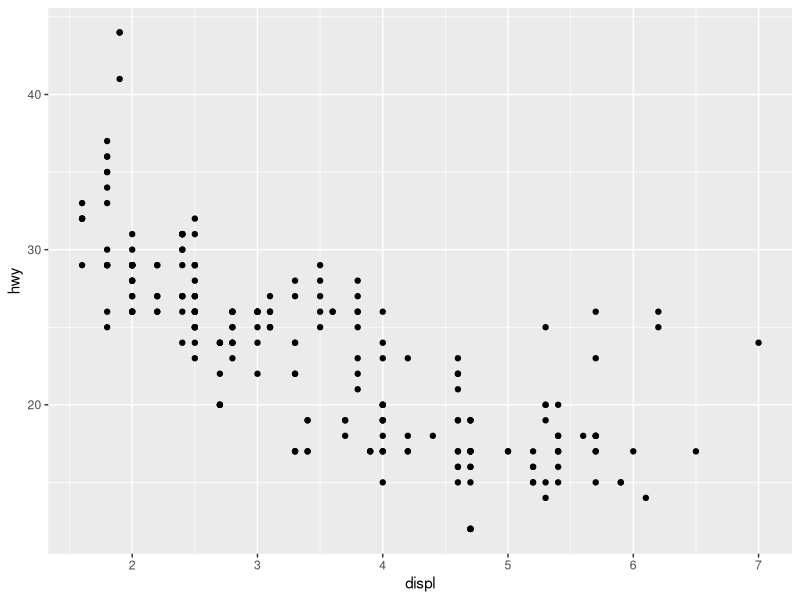
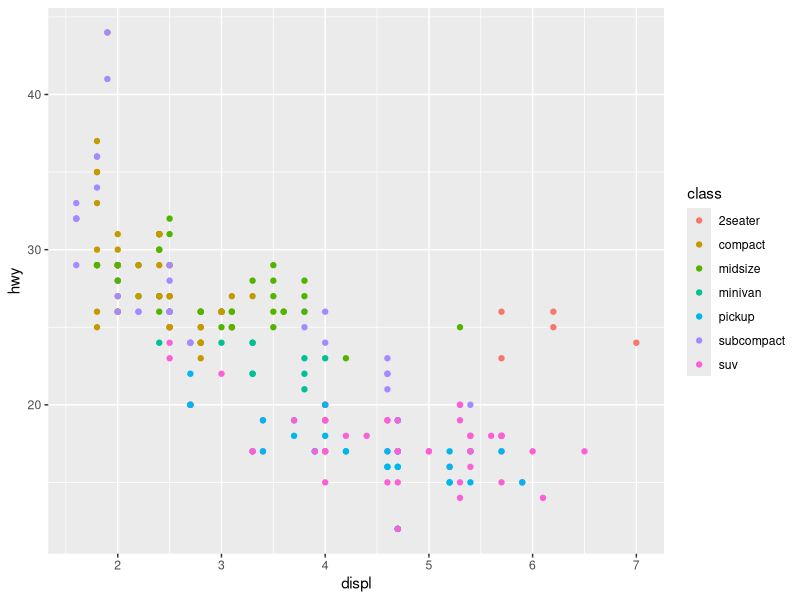
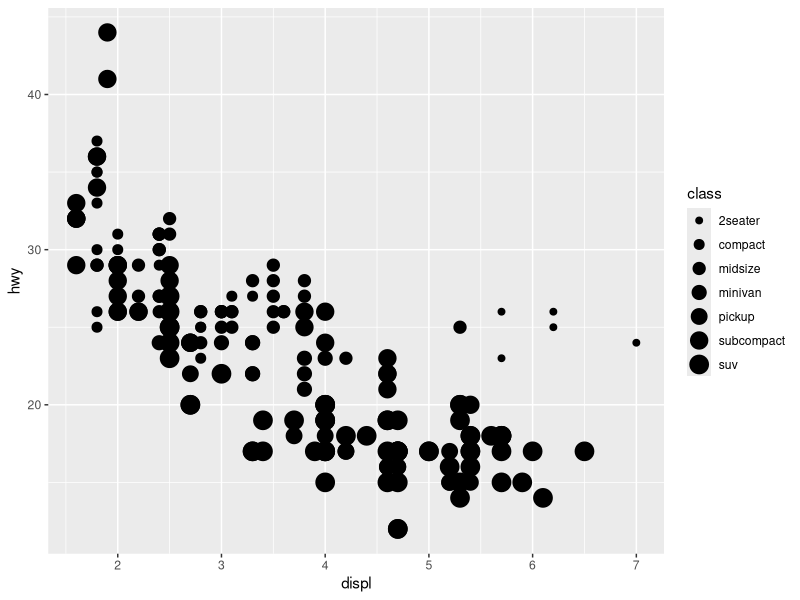
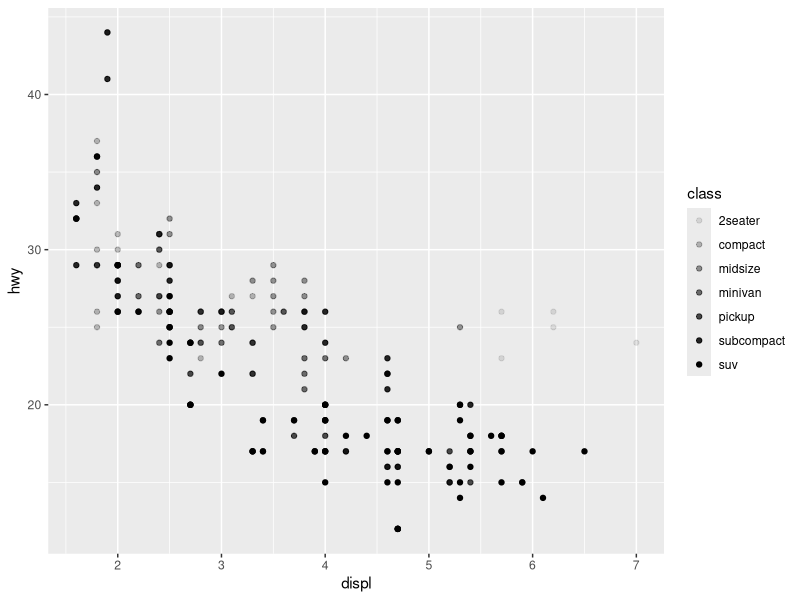
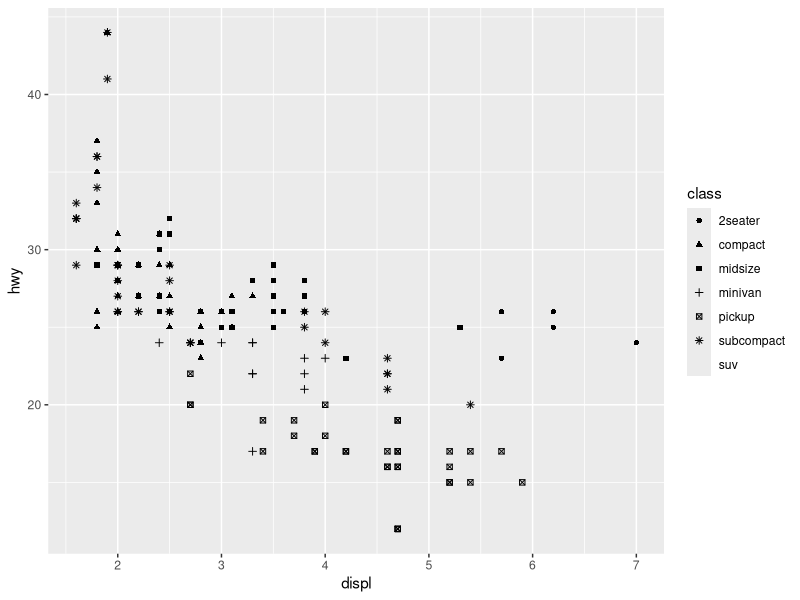
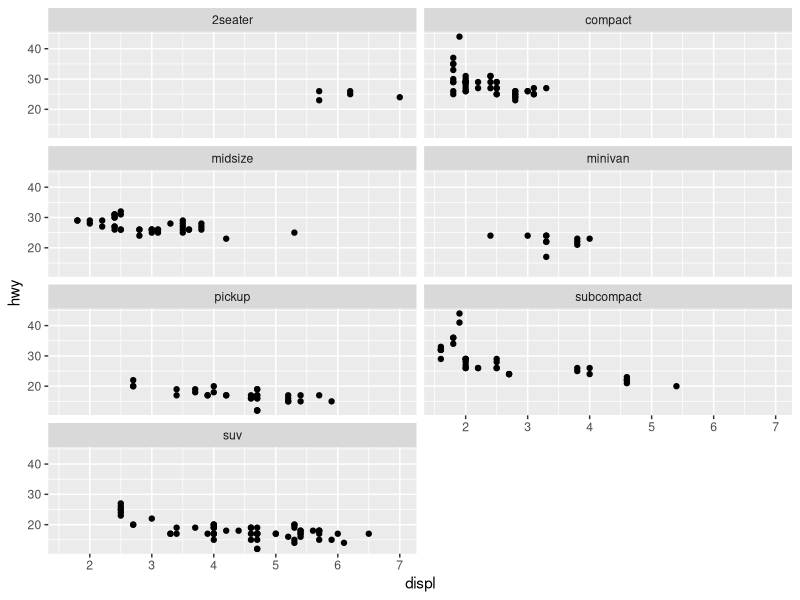

R code for these plots, in order:
## ---- chunk 1
library(tidyverse)
## ---- chunk 2
ggplot2::mpg
## ---- chunk 3
View(mpg)
## ---- chunk 4
help(mpg) 
## ---- chunk 5
?mpg #Equivalente a help.
## ---- chunk 6
ggplot(data = mpg) +
  geom_point(mapping = aes(x=displ, y = hwy))
## ---- chunk 7
ggplot(data = mpg) +
  geom_point(mapping = aes(x = displ, y =hwy, color = class))
## ---- chunk 8
ggplot(data=mpg) +
  geom_point(mapping = aes(x = displ, y =hwy, size = class))
## ---- chunk 9
ggplot (data = mpg) +
  geom_point (mapping = aes(x = displ,
                           y = hwy,
                           alpha = class
                           )
              )
## ---- chunk 10
ggplot(data = mpg) +
    geom_point(mapping = aes(x = displ, 
                           y = hwy, 
                           shape = class
                           )
               )

## ---- chunk 11
ggplot(data = mpg) +
  geom_point(mapping = aes(x= displ, 
                            y = hwy
                           )
             ) + 
  facet_wrap(~class, nrow = 4)
